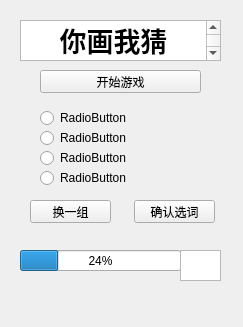
<?xml version="1.0" encoding="UTF-8"?>
<ui version="4.0">
 <class>Form</class>
 <widget class="QWidget" name="Form">
  <property name="geometry">
   <rect>
    <x>0</x>
    <y>0</y>
    <width>243</width>
    <height>327</height>
   </rect>
  </property>
  <property name="windowTitle">
   <string>Form</string>
  </property>
  <widget class="QPushButton" name="randomWord_button">
   <property name="geometry">
    <rect>
     <x>30</x>
     <y>200</y>
     <width>81</width>
     <height>23</height>
    </rect>
   </property>
   <property name="text">
    <string>换一组</string>
   </property>
  </widget>
  <widget class="QPushButton" name="confirmWord_button">
   <property name="geometry">
    <rect>
     <x>134</x>
     <y>200</y>
     <width>81</width>
     <height>23</height>
    </rect>
   </property>
   <property name="text">
    <string>确认选词</string>
   </property>
  </widget>
  <widget class="QTextEdit" name="titleBlank">
   <property name="geometry">
    <rect>
     <x>20</x>
     <y>20</y>
     <width>201</width>
     <height>41</height>
    </rect>
   </property>
   <property name="html">
    <string>&lt;!DOCTYPE HTML PUBLIC &quot;-//W3C//DTD HTML 4.0//EN&quot; &quot;http://www.w3.org/TR/REC-html40/strict.dtd&quot;&gt;
&lt;html&gt;&lt;head&gt;&lt;meta name=&quot;qrichtext&quot; content=&quot;1&quot; /&gt;&lt;style type=&quot;text/css&quot;&gt;
p, li { white-space: pre-wrap; }
&lt;/style&gt;&lt;/head&gt;&lt;body style=&quot; font-family:'SimSun'; font-size:9pt; font-weight:400; font-style:normal;&quot;&gt;
&lt;p align=&quot;center&quot; style=&quot; margin-top:0px; margin-bottom:0px; margin-left:0px; margin-right:0px; -qt-block-indent:0; text-indent:0px;&quot;&gt;&lt;span style=&quot; font-size:20pt; font-weight:600;&quot;&gt;你画我猜&lt;/span&gt;&lt;/p&gt;&lt;/body&gt;&lt;/html&gt;</string>
   </property>
  </widget>
  <widget class="QPushButton" name="start_Button">
   <property name="geometry">
    <rect>
     <x>40</x>
     <y>70</y>
     <width>161</width>
     <height>23</height>
    </rect>
   </property>
   <property name="text">
    <string>开始游戏</string>
   </property>
  </widget>
  <widget class="QRadioButton" name="word1_radioButton">
   <property name="geometry">
    <rect>
     <x>40</x>
     <y>110</y>
     <width>89</width>
     <height>16</height>
    </rect>
   </property>
   <property name="text">
    <string>RadioButton</string>
   </property>
  </widget>
  <widget class="QRadioButton" name="word2_radioButton">
   <property name="geometry">
    <rect>
     <x>40</x>
     <y>130</y>
     <width>89</width>
     <height>16</height>
    </rect>
   </property>
   <property name="text">
    <string>RadioButton</string>
   </property>
  </widget>
  <widget class="QRadioButton" name="word4_radioButton">
   <property name="geometry">
    <rect>
     <x>40</x>
     <y>170</y>
     <width>89</width>
     <height>16</height>
    </rect>
   </property>
   <property name="text">
    <string>RadioButton</string>
   </property>
  </widget>
  <widget class="QRadioButton" name="word3_radioButton">
   <property name="geometry">
    <rect>
     <x>40</x>
     <y>150</y>
     <width>89</width>
     <height>16</height>
    </rect>
   </property>
   <property name="text">
    <string>RadioButton</string>
   </property>
  </widget>
  <widget class="QProgressBar" name="progressBar">
   <property name="geometry">
    <rect>
     <x>20</x>
     <y>250</y>
     <width>161</width>
     <height>21</height>
    </rect>
   </property>
   <property name="value">
    <number>24</number>
   </property>
  </widget>
  <widget class="QTextEdit" name="textEdit">
   <property name="geometry">
    <rect>
     <x>180</x>
     <y>250</y>
     <width>41</width>
     <height>31</height>
    </rect>
   </property>
  </widget>
 </widget>
 <resources/>
 <connections/>
</ui>
